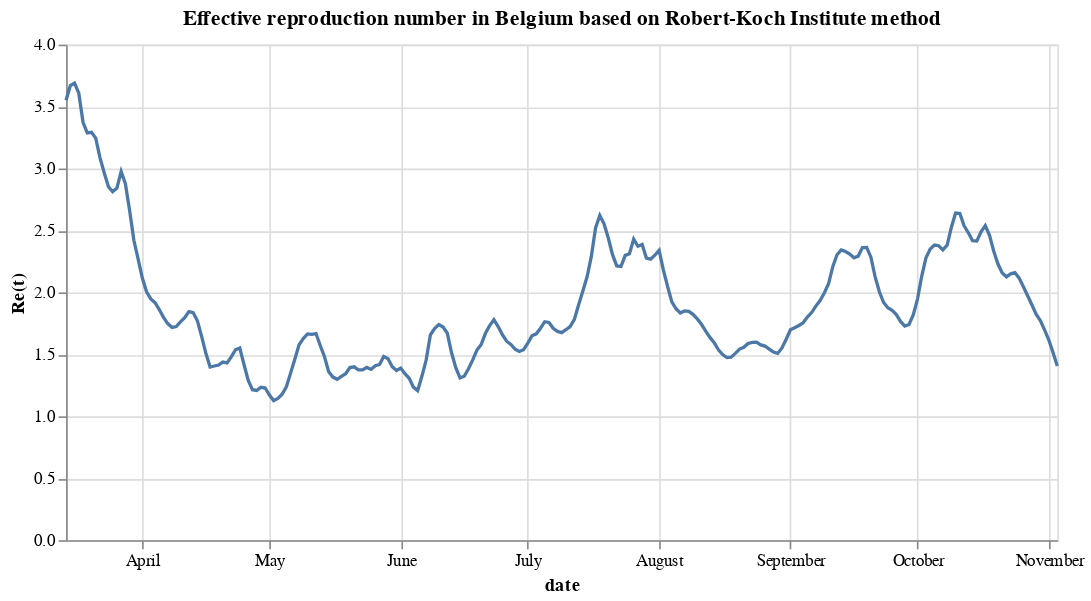

The notebook cell saved with this chart:
### Markdown cell above
# Interactive visualisation in Altair

### Code cell
import altair as alt

alt.Chart(df.rolling(7).mean().rolling(8).apply(rt).fillna(0).reset_index()).mark_line().encode(
    x=alt.X('date:T'),
    y=alt.Y('cases', title='Re(t)'),
    tooltip=['date:T', alt.Tooltip('cases', format='.2f')]
).transform_filter(
    alt.datum.date > alt.expr.toDate('2020-03-13')
).properties(
    width=600,
    title='Effective reproduction number in Belgium based on Robert-Koch Institute method'
)

### Figure 1 — Vega-Lite specification as saved in the notebook (floating-point values rounded to 4 significant figures; data arrays with more than 128 entries replaced by an {"elided": "..."} marker saying what was removed)
{"config": {"view": {"continuousWidth": 400, "continuousHeight": 300}}, "data": {"name": "data-e710f7133da55143b44fd81273f4c75d"}, "mark": "line", "encoding": {"tooltip": [{"type": "temporal", "field": "date"}, {"type": "quantitative", "field": "cases", "format": ".2f"}], "x": {"type": "temporal", "field": "date"}, "y": {"type": "quantitative", "field": "cases", "title": "Re(t)"}}, "title": "Effective reproduction number in Belgium based on Robert-Koch Institute method", "transform": [{"filter": "(datum.date > toDate('2020-03-13'))"}], "width": 600, "$schema": "https://vega.github.io/schema/vega-lite/v4.8.1.json", "datasets": {"data-e710f7133da55143b44fd81273f4c75d": {"elided": "248 records"}}}
